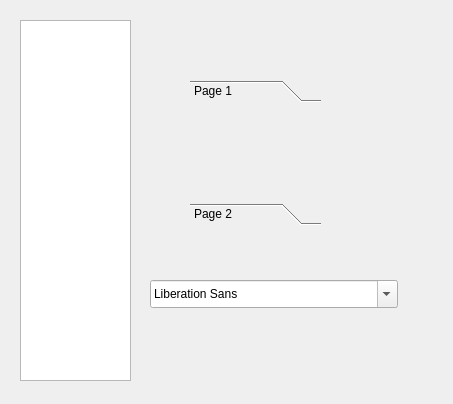
<?xml version="1.0" encoding="UTF-8"?>
<ui version="4.0">
 <class>MySettingWidget</class>
 <widget class="QWidget" name="MySettingWidget">
  <property name="geometry">
   <rect>
    <x>0</x>
    <y>0</y>
    <width>453</width>
    <height>404</height>
   </rect>
  </property>
  <property name="windowTitle">
   <string>Form</string>
  </property>
  <widget class="QListWidget" name="listWidget">
   <property name="geometry">
    <rect>
     <x>20</x>
     <y>20</y>
     <width>111</width>
     <height>361</height>
    </rect>
   </property>
  </widget>
  <widget class="QStackedWidget" name="stackedWidget">
   <property name="geometry">
    <rect>
     <x>160</x>
     <y>20</y>
     <width>261</width>
     <height>341</height>
    </rect>
   </property>
   <property name="currentIndex">
    <number>0</number>
   </property>
   <widget class="QWidget" name="page">
    <widget class="QToolBox" name="toolBox">
     <property name="geometry">
      <rect>
       <x>30</x>
       <y>60</y>
       <width>131</width>
       <height>145</height>
      </rect>
     </property>
     <property name="currentIndex">
      <number>0</number>
     </property>
     <widget class="QWidget" name="page_3">
      <property name="geometry">
       <rect>
        <x>0</x>
        <y>0</y>
        <width>131</width>
        <height>77</height>
       </rect>
      </property>
      <attribute name="label">
       <string>Page 1</string>
      </attribute>
     </widget>
     <widget class="QWidget" name="page_4">
      <property name="geometry">
       <rect>
        <x>0</x>
        <y>0</y>
        <width>77</width>
        <height>77</height>
       </rect>
      </property>
      <attribute name="label">
       <string>Page 2</string>
      </attribute>
     </widget>
    </widget>
   </widget>
   <widget class="QWidget" name="page_2">
    <widget class="QGroupBox" name="groupBox">
     <property name="geometry">
      <rect>
       <x>30</x>
       <y>40</y>
       <width>120</width>
       <height>80</height>
      </rect>
     </property>
     <property name="title">
      <string>GroupBox</string>
     </property>
    </widget>
    <widget class="QDialogButtonBox" name="buttonBox">
     <property name="geometry">
      <rect>
       <x>40</x>
       <y>160</y>
       <width>164</width>
       <height>32</height>
      </rect>
     </property>
     <property name="standardButtons">
      <set>QDialogButtonBox::Cancel|QDialogButtonBox::Ok</set>
     </property>
    </widget>
    <widget class="QCommandLinkButton" name="commandLinkButton">
     <property name="geometry">
      <rect>
       <x>40</x>
       <y>210</y>
       <width>193</width>
       <height>41</height>
      </rect>
     </property>
     <property name="text">
      <string>CommandLinkButton</string>
     </property>
    </widget>
   </widget>
  </widget>
  <widget class="QFontComboBox" name="fontComboBox">
   <property name="geometry">
    <rect>
     <x>150</x>
     <y>280</y>
     <width>248</width>
     <height>28</height>
    </rect>
   </property>
  </widget>
 </widget>
 <resources/>
 <connections/>
</ui>
